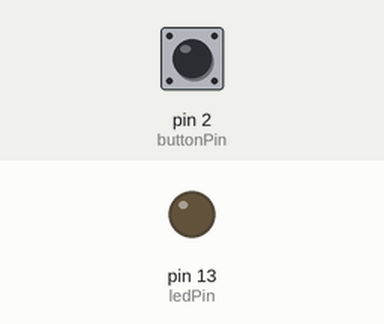
Recording of a sketch running on a simulated Arduino Uno, built with avr-gcc and run on an emulated ATmega328P. On the bench: output pins drawn as LEDs (lit = HIGH). Inputs (shaded band) come from the test bench; at power-on: pin 2 (buttonPin) LOW.

Above: at 1.2 s.
1.3 s: pin 2 (buttonPin) pulled HIGH for 0.15 s
At 1.7 s:
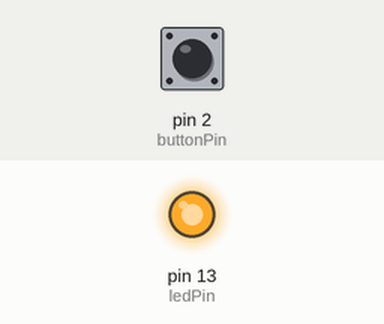
2.9 s: pin 2 (buttonPin) pulled HIGH for 1 s
At 4.2 s:
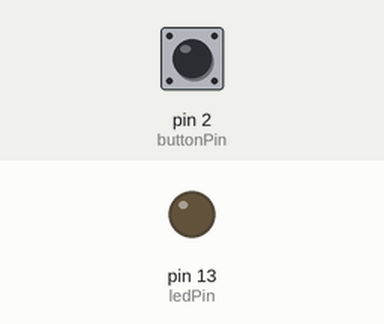
5.4 s: pin 2 (buttonPin) pulled HIGH for 3.2 s
At 6.0 s:
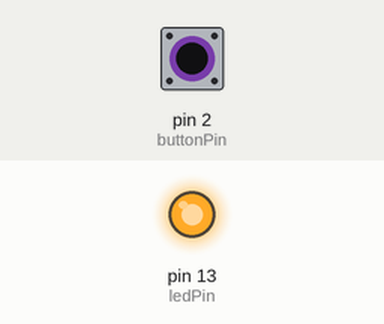
Timing chart, 0 to 8.4 s (numbered marks = the images above; inputs shaded):
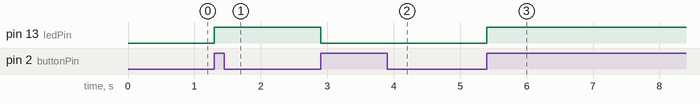

The sketch:

ButtonState.ino
```cpp
// C++ code
// Simulator https://www.tinkercad.com/things/9Rq62wdggb0-pushbutton-saving-state
// button, resistor, led
int currButtonState, prevButtonState = LOW; // variable for reading the pushbutton status
int ledState = LOW;
const int buttonPin = 2;
const int ledPin = 13;
void setup()
{
  pinMode(buttonPin, INPUT);
  pinMode(ledPin, OUTPUT);
}

void loop()
{
  // read the state of the pushbutton
  currButtonState = digitalRead(buttonPin);
  if (currButtonState == HIGH && prevButtonState == LOW){
    ledState = !ledState;
    digitalWrite(ledPin, ledState);
  }
  prevButtonState	= currButtonState;

  delay(2); // Delay a little bit to improve simulation performance
}
```

Measured:
- after the input at 1.3 s, pin 13 (ledPin): LOW → HIGH at once
- after the input at 2.9 s, pin 13 (ledPin): HIGH → LOW at once
- after the input at 5.4 s, pin 13 (ledPin): LOW → HIGH at once
